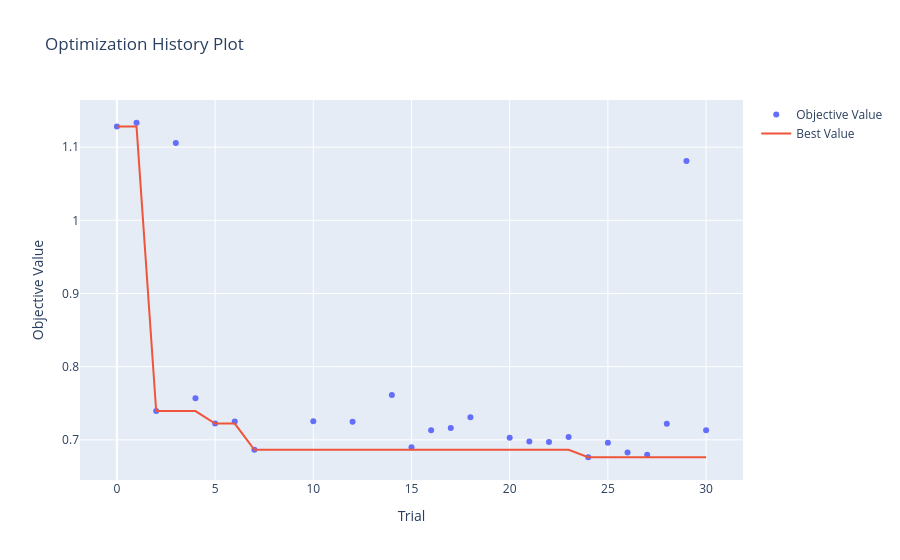

This figure's notebook cell:
### Code cell
optuna.visualization.plot_optimization_history(study)

### Figure 1 — Plotly figure (JSON) as saved in the notebook; plotly's stock layout.template omitted (floating-point values rounded to 4 significant figures)
{"data": [{"mode": "markers", "name": "Objective Value", "type": "scatter", "x": [0, 1, 2, 3, 4, 5, 6, 7, 10, 12, 14, 15, 16, 17, 18, 20, 21, 22, 23, 24, 25, 26, 27, 28, 29, 30], "y": [1.128, 1.133, 0.7393, 1.106, 0.7569, 0.7222, 0.725, 0.6863, 0.7256, 0.7246, 0.7613, 0.69, 0.7131, 0.7162, 0.7308, 0.7027, 0.6979, 0.6971, 0.704, 0.6762, 0.6961, 0.6829, 0.6798, 0.722, 1.081, 0.7131]}, {"mode": "lines", "name": "Best Value", "type": "scatter", "x": [0, 1, 2, 3, 4, 5, 6, 7, 8, 9, 10, 11, 12, 13, 14, 15, 16, 17, 18, 19, 20, 21, 22, 23, 24, 25, 26, 27, 28, 29, 30], "y": [1.128, 1.128, 0.7393, 0.7393, 0.7393, 0.7222, 0.7222, 0.6863, 0.6863, 0.6863, 0.6863, 0.6863, 0.6863, 0.6863, 0.6863, 0.6863, 0.6863, 0.6863, 0.6863, 0.6863, 0.6863, 0.6863, 0.6863, 0.6863, 0.6762, 0.6762, 0.6762, 0.6762, 0.6762, 0.6762, 0.6762]}, {"marker": {"color": "#cccccc"}, "mode": "markers", "name": "Infeasible Trial", "showlegend": false, "type": "scatter", "x": [], "y": []}], "layout": {"title": {"text": "Optimization History Plot"}, "xaxis": {"title": {"text": "Trial"}}, "yaxis": {"title": {"text": "Objective Value"}}}}
